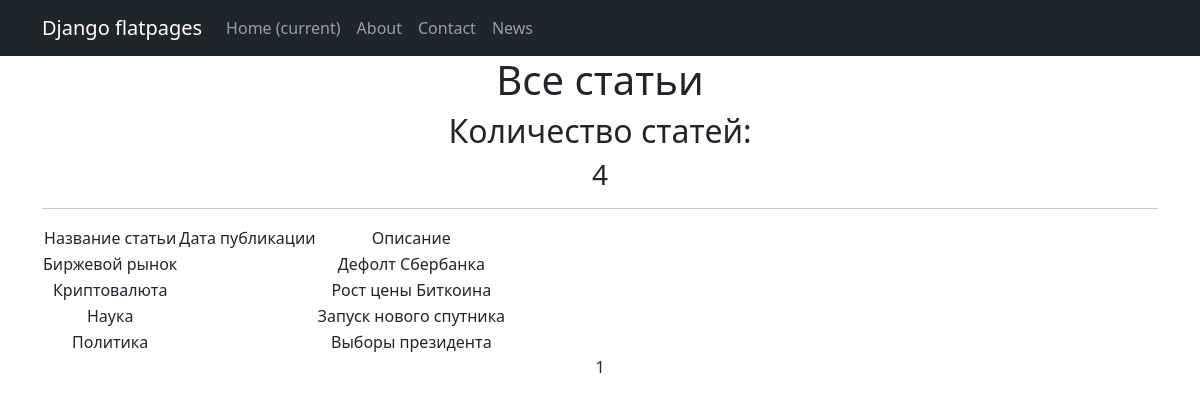
Page /news/ on the committed database.
### news/models.py (models this page shows, shortened)
class Post(LikeMix, models.Model):
    news = 'NE'
    article = 'AR'
    POST_TYPES = [
        (news, 'Новость'),
        (article, 'Статья'),
    ]
    author = models.ForeignKey(Author, on_delete=models.PROTECT, verbose_name='Автор')
    post_type = models.CharField(max_length=2, choices=POST_TYPES, default=article, verbose_name='Вид поста')
    time_create = models.DateTimeField(auto_now_add=True, verbose_name='Дата создания')
    time_update = models.DateTimeField(auto_now=True, verbose_name='Дата изменения')
    categories = models.ManyToManyField(Category, through=PostCategory)
    title = models.CharField(max_length=72, default='Default title', verbose_name='Заголовок')
    content = models.CharField(max_length=2048, default='Default content', verbose_name='Контент')
    rating = models.IntegerField(default=0)

### news/views.py (the view)
# urls.py: path('news/', PostsList.as_view(), name='news'),
class PostsList(ListView):
    model = Post
    ordering = 'title'
    template_name = 'news.html'
    context_object_name = 'news'
    paginate_by = 10

### news/templatetags/custom_filters.py (called while the page is built)
@register.filter()
def censor(text):
    new_content = text
    for i in BAD:
        new_content = new_content.replace(i,i[:1]+ '*'*(len(i)-1))
    return new_content

### templates/news.html (shortened to what this page needs)
{% extends 'flatpages/default.html' %}
{% load custom_filters %}
{% block content %}
   <h1>Все статьи</h1>
    <h2> Количество статей:</h2>
   <h3>{{ news|length }}</h3>
   <hr>
   {% if news %}
       <table>
           <tr>
               <td>Название статьи</td>
               <td>Дата публикации</td>
               <td>Описание</td>
           </tr>
           {% for post in news %}
           <tr>
               <td>{{ post.title }}</td>
               <td>{{ post.post_time|date:'M d Y' }}</td>
               <td>{{ post.content|truncatewords:20 }}</td>
           </tr>
           {% endfor %}
       </table>
   {% else %}
       <h2>Статей нет!</h2>
   {% endif %}
    {{ page_obj.number }}
{% endblock content %}

### templates/flatpages/default.html (shortened to what this page needs)
<!DOCTYPE html>
<html lang="en">
    <head>
        {% load static %}
        <link href="{% static 'css/styles.css' %}" rel="stylesheet" />
    </head>
    <body>
<nav class="navbar navbar-expand-lg navbar-dark bg-dark static-top">
   <div class="container">
       <a class="navbar-brand" href="#">Django flatpages</a>
       <div class="collapse navbar-collapse" id="navbarResponsive">
           <ul class="navbar-nav ml-auto">
               <li class="nav-item active">
                   <a class="nav-link" href="#">Home
                       <span class="sr-only">(current)</span>
                   </a>
               </li>
               <li class="nav-item">
                   <a class="nav-link" href="/about/">About</a>
               </li>
               <li class="nav-item">
                   <a class="nav-link" href="/contacts/">Contact</a>
               <li class="nav-item">
                   <a class="nav-link" href="/news/">News</a>
               </li>
           </ul>
       </div>
   </div>
</nav>
<div class="container">
   <div class="row">
       <div class="col-lg-12 text-center">
           {% block content %}
           {% endblock content %}
       </div>
   </div>
</div>
    </body>
</html>

### rows in the picture
Post: title "Биржевой рынок", content "Дефолт Сбербанка"
Post: title "Криптовалюта", content "Рост цены Биткоина"
Post: title "Наука", content "Запуск нового спутника"
Post: title "Политика", content "Выборы президента"

### other values in the picture
{{ news|length }} "4"
{{ page_obj.number }} "1"
